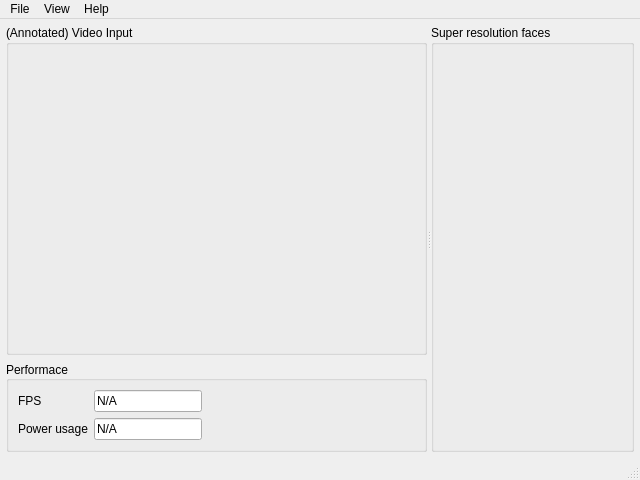
<?xml version="1.0" encoding="UTF-8"?>
<ui version="4.0">
 <class>MainWindow</class>
 <widget class="QMainWindow" name="MainWindow">
  <property name="geometry">
   <rect>
    <x>0</x>
    <y>0</y>
    <width>640</width>
    <height>480</height>
   </rect>
  </property>
  <property name="windowTitle">
   <string>Super Resolution Faces</string>
  </property>
  <widget class="QWidget" name="centralwidget">
   <layout class="QVBoxLayout" name="verticalLayout_2">
    <property name="leftMargin">
     <number>6</number>
    </property>
    <property name="topMargin">
     <number>6</number>
    </property>
    <property name="rightMargin">
     <number>6</number>
    </property>
    <property name="bottomMargin">
     <number>6</number>
    </property>
    <item>
     <widget class="QSplitter" name="splitter">
      <property name="orientation">
       <enum>Qt::Horizontal</enum>
      </property>
      <widget class="QWidget" name="widget_2" native="true">
       <layout class="QVBoxLayout" name="verticalLayout">
        <property name="leftMargin">
         <number>0</number>
        </property>
        <property name="topMargin">
         <number>0</number>
        </property>
        <property name="rightMargin">
         <number>0</number>
        </property>
        <property name="bottomMargin">
         <number>0</number>
        </property>
        <item>
         <widget class="QGroupBox" name="groupBox">
          <property name="sizePolicy">
           <sizepolicy hsizetype="Preferred" vsizetype="Preferred">
            <horstretch>0</horstretch>
            <verstretch>1</verstretch>
           </sizepolicy>
          </property>
          <property name="autoFillBackground">
           <bool>false</bool>
          </property>
          <property name="title">
           <string>(Annotated) Video Input</string>
          </property>
          <property name="flat">
           <bool>false</bool>
          </property>
          <layout class="QVBoxLayout" name="layout_videoInput"/>
         </widget>
        </item>
        <item>
         <widget class="QGroupBox" name="groupBox_4">
          <property name="sizePolicy">
           <sizepolicy hsizetype="Preferred" vsizetype="Preferred">
            <horstretch>0</horstretch>
            <verstretch>0</verstretch>
           </sizepolicy>
          </property>
          <property name="title">
           <string>Performace</string>
          </property>
          <property name="alignment">
           <set>Qt::AlignLeading|Qt::AlignLeft|Qt::AlignVCenter</set>
          </property>
          <layout class="QFormLayout" name="formLayout">
           <property name="formAlignment">
            <set>Qt::AlignLeading|Qt::AlignLeft|Qt::AlignTop</set>
           </property>
           <item row="1" column="0">
            <widget class="QLabel" name="label">
             <property name="text">
              <string>FPS</string>
             </property>
            </widget>
           </item>
           <item row="2" column="0">
            <widget class="QLabel" name="label_2">
             <property name="text">
              <string>Power usage</string>
             </property>
            </widget>
           </item>
           <item row="1" column="1">
            <widget class="QLineEdit" name="lineEdit">
             <property name="sizePolicy">
              <sizepolicy hsizetype="Fixed" vsizetype="Fixed">
               <horstretch>0</horstretch>
               <verstretch>0</verstretch>
              </sizepolicy>
             </property>
             <property name="text">
              <string>N/A</string>
             </property>
             <property name="readOnly">
              <bool>true</bool>
             </property>
            </widget>
           </item>
           <item row="2" column="1">
            <widget class="QLineEdit" name="lineEdit_2">
             <property name="sizePolicy">
              <sizepolicy hsizetype="Fixed" vsizetype="Fixed">
               <horstretch>0</horstretch>
               <verstretch>0</verstretch>
              </sizepolicy>
             </property>
             <property name="autoFillBackground">
              <bool>false</bool>
             </property>
             <property name="text">
              <string>N/A</string>
             </property>
             <property name="readOnly">
              <bool>true</bool>
             </property>
             <property name="clearButtonEnabled">
              <bool>false</bool>
             </property>
            </widget>
           </item>
          </layout>
         </widget>
        </item>
       </layout>
      </widget>
      <widget class="QGroupBox" name="groupBox_2">
       <property name="title">
        <string>Super resolution faces</string>
       </property>
      </widget>
     </widget>
    </item>
   </layout>
  </widget>
  <widget class="QMenuBar" name="menubar">
   <property name="geometry">
    <rect>
     <x>0</x>
     <y>0</y>
     <width>640</width>
     <height>18</height>
    </rect>
   </property>
   <widget class="QMenu" name="menuFile">
    <property name="title">
     <string>File</string>
    </property>
    <addaction name="actionGet_camera_feed"/>
    <addaction name="actionOpen_video_file"/>
    <addaction name="separator"/>
    <addaction name="actionSnapshot"/>
    <addaction name="separator"/>
    <addaction name="actionClose"/>
   </widget>
   <widget class="QMenu" name="menuView">
    <property name="title">
     <string>View</string>
    </property>
    <addaction name="actionShow_annotations"/>
   </widget>
   <widget class="QMenu" name="menuHelp">
    <property name="title">
     <string>Help</string>
    </property>
    <addaction name="actionAbout"/>
   </widget>
   <addaction name="menuFile"/>
   <addaction name="menuView"/>
   <addaction name="menuHelp"/>
  </widget>
  <widget class="QStatusBar" name="statusbar">
   <property name="enabled">
    <bool>true</bool>
   </property>
  </widget>
  <action name="actionAbout">
   <property name="text">
    <string>About</string>
   </property>
  </action>
  <action name="actionShow_annotations">
   <property name="checkable">
    <bool>true</bool>
   </property>
   <property name="checked">
    <bool>true</bool>
   </property>
   <property name="text">
    <string>Show annotations</string>
   </property>
   <property name="shortcut">
    <string>A</string>
   </property>
  </action>
  <action name="actionGet_camera_feed">
   <property name="text">
    <string>Get camera feed</string>
   </property>
  </action>
  <action name="actionOpen_video_file">
   <property name="text">
    <string>Open video file...</string>
   </property>
  </action>
  <action name="actionClose">
   <property name="text">
    <string>Close</string>
   </property>
   <property name="shortcut">
    <string>Esc</string>
   </property>
  </action>
  <action name="actionSnapshot">
   <property name="text">
    <string>Save snapshot</string>
   </property>
   <property name="shortcut">
    <string>Space</string>
   </property>
  </action>
 </widget>
 <resources/>
 <connections/>
</ui>
